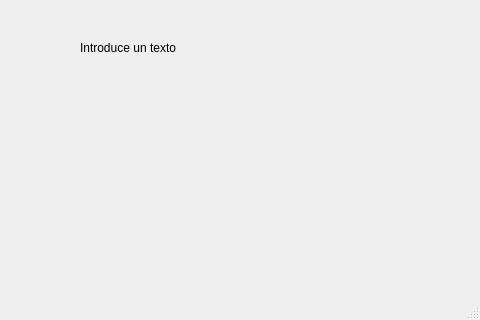
<?xml version="1.0" encoding="UTF-8"?>
<ui version="4.0">
 <class>MainWindow</class>
 <widget class="QMainWindow" name="MainWindow">
  <property name="geometry">
   <rect>
    <x>0</x>
    <y>0</y>
    <width>480</width>
    <height>320</height>
   </rect>
  </property>
  <property name="windowTitle">
   <string>Primer Diseño</string>
  </property>
  <property name="windowIcon">
   <iconset resource="../resources.qrc">
    <normaloff>:/iconos/arbol.ico</normaloff>:/iconos/arbol.ico</iconset>
  </property>
  <widget class="QWidget" name="centralwidget">
   <widget class="QLabel" name="label">
    <property name="geometry">
     <rect>
      <x>80</x>
      <y>40</y>
      <width>201</width>
      <height>16</height>
     </rect>
    </property>
    <property name="text">
     <string>Introduce un texto</string>
    </property>
   </widget>
  </widget>
  <widget class="QMenuBar" name="menubar">
   <property name="geometry">
    <rect>
     <x>0</x>
     <y>0</y>
     <width>480</width>
     <height>26</height>
    </rect>
   </property>
  </widget>
  <widget class="QStatusBar" name="statusbar"/>
 </widget>
 <resources>
  <include location="../resources.qrc"/>
 </resources>
 <connections/>
</ui>
